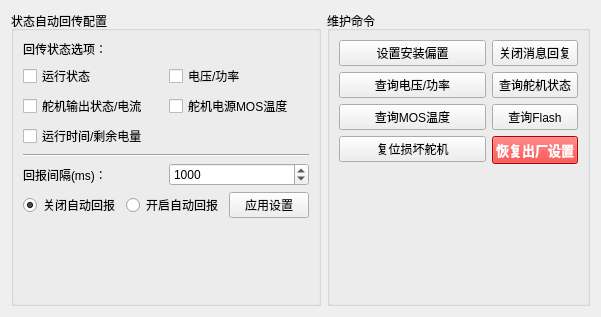
        <widget class="QWidget" name="tab_Config">
         <attribute name="title">
          <string>高级设置</string>
         </attribute>
         <layout class="QGridLayout" name="gridLayout_Cfg">
          <item row="0" column="0">
           <widget class="QGroupBox" name="grp_AutoReport">
            <property name="title">
             <string>状态自动回传配置</string>
            </property>
            <layout class="QVBoxLayout" name="verticalLayout_AutoReport">
             <item>
              <widget class="QLabel" name="lbl_ReportItems">
               <property name="text">
                <string>回传状态选项：</string>
               </property>
              </widget>
             </item>
             <item>
              <layout class="QGridLayout" name="gridLayout_ReportFlags">
               <item row="0" column="0">
                <widget class="QCheckBox" name="chk_Rpt_Motion">
                 <property name="text">
                  <string>运行状态</string>
                 </property>
                </widget>
               </item>
               <item row="0" column="1">
                <widget class="QCheckBox" name="chk_Rpt_Power">
                 <property name="text">
                  <string>电压/功率</string>
                 </property>
                </widget>
               </item>
               <item row="1" column="0">
                <widget class="QCheckBox" name="chk_Rpt_Servo">
                 <property name="text">
                  <string>舵机输出状态/电流</string>
                 </property>
                </widget>
               </item>
               <item row="1" column="1">
                <widget class="QCheckBox" name="chk_Rpt_Temp">
                 <property name="text">
                  <string>舵机电源MOS温度</string>
                 </property>
                </widget>
               </item>
               <item row="2" column="0">
                <widget class="QCheckBox" name="chk_Rpt_Time">
                 <property name="text">
                  <string>运行时间/剩余电量</string>
                 </property>
                </widget>
               </item>
              </layout>
             </item>
             <item>
              <widget class="Line" name="line_5">
               <property name="orientation">
                <enum>Qt::Horizontal</enum>
               </property>
              </widget>
             </item>
             <item>
              <layout class="QHBoxLayout" name="layout_ReportTime">
               <item>
                <widget class="QLabel" name="lbl_Ms">
                 <property name="text">
                  <string>回报间隔(ms)：</string>
                 </property>
                </widget>
               </item>
               <item>
                <widget class="QSpinBox" name="spin_Rpt_Ms">
                 <property name="minimum">
                  <number>100</number>
                 </property>
                 <property name="maximum">
                  <number>3600000</number>
                 </property>
                 <property name="singleStep">
                  <number>100</number>
                 </property>
                 <property name="value">
                  <number>1000</number>
                 </property>
                </widget>
               </item>
              </layout>
             </item>
             <item>
              <layout class="QHBoxLayout" name="layout_ReportAction">
               <item>
                <widget class="QRadioButton" name="radio_Rpt_Off">
                 <property name="text">
                  <string>关闭自动回报</string>
                 </property>
                 <property name="checked">
                  <bool>true</bool>
                 </property>
                </widget>
               </item>
               <item>
                <widget class="QRadioButton" name="radio_Rpt_On">
                 <property name="text">
                  <string>开启自动回报</string>
                 </property>
                </widget>
               </item>
               <item>
                <widget class="QPushButton" name="btn_SetAutoReport">
                 <property name="text">
                  <string>应用设置</string>
                 </property>
                </widget>
               </item>
              </layout>
             </item>
             <item>
              <spacer name="verticalSpacer">
               <property name="orientation">
                <enum>Qt::Vertical</enum>
               </property>
               <property name="sizeHint" stdset="0">
                <size>
                 <width>20</width>
                 <height>40</height>
                </size>
               </property>
              </spacer>
             </item>
            </layout>
           </widget>
          </item>
          <item row="0" column="1">
           <widget class="QGroupBox" name="grp_Diag">
            <property name="title">
             <string>维护命令</string>
            </property>
            <layout class="QVBoxLayout" name="verticalLayout_3">
             <item>
              <layout class="QFormLayout" name="formLayout_3">
               <item row="0" column="0">
                <widget class="QPushButton" name="btn_SetInstallBias">
                 <property name="minimumSize">
                  <size>
                   <width>147</width>
                   <height>0</height>
                  </size>
                 </property>
                 <property name="text">
                  <string>设置安装偏置</string>
                 </property>
                </widget>
               </item>
               <item row="0" column="1">
                <widget class="QPushButton" name="btn_ResetFault_6">
                 <property name="minimumSize">
                  <size>
                   <width>0</width>
                   <height>0</height>
                  </size>
                 </property>
                 <property name="text">
                  <string>关闭消息回复</string>
                 </property>
                </widget>
               </item>
               <item row="1" column="0">
                <widget class="QPushButton" name="btn_ResetFault">
                 <property name="minimumSize">
                  <size>
                   <width>147</width>
                   <height>0</height>
                  </size>
                 </property>
                 <property name="text">
                  <string>查询电压/功率</string>
                 </property>
                </widget>
               </item>
               <item row="1" column="1">
                <widget class="QPushButton" name="btn_ResetFault_4">
                 <property name="text">
                  <string>查询舵机状态</string>
                 </property>
                </widget>
               </item>
               <item row="2" column="0">
                <widget class="QPushButton" name="btn_ResetFault_3">
                 <property name="minimumSize">
                  <size>
                   <width>147</width>
                   <height>0</height>
                  </size>
                 </property>
                 <property name="text">
                  <string>查询MOS温度</string>
                 </property>
                </widget>
               </item>
               <item row="2" column="1">
                <widget class="QPushButton" name="btn_ResetFault_5">
                 <property name="text">
                  <string>查询Flash</string>
                 </property>
                </widget>
               </item>
               <item row="3" column="0">
                <widget class="QPushButton" name="btn_ResetFault_2">
                 <property name="minimumSize">
                  <size>
                   <width>147</width>
                   <height>0</height>
                  </size>
                 </property>
                 <property name="text">
                  <string>复位损坏舵机</string>
                 </property>
                </widget>
               </item>
               <item row="3" column="1">
                <widget class="QPushButton" name="btn_FactoryReset">
                 <property name="font">
                  <font>
                   <family>Microsoft YaHei UI</family>
                   <pointsize>10</pointsize>
                   <bold>true</bold>
                  </font>
                 </property>
                 <property name="styleSheet">
                  <string notr="true">background-color: red;color: white;
font-weight: bold;</string>
                 </property>
                 <property name="text">
                  <string>恢复出厂设置</string>
                 </property>
                </widget>
               </item>
              </layout>
             </item>
             <item>
              <spacer name="verticalSpacer_ConfigRight">
               <property name="orientation">
                <enum>Qt::Vertical</enum>
               </property>
               <property name="sizeHint" stdset="0">
                <size>
                 <width>17</width>
                 <height>130</height>
                </size>
               </property>
              </spacer>
             </item>
            </layout>
           </widget>
          </item>
         </layout>
        </widget>
